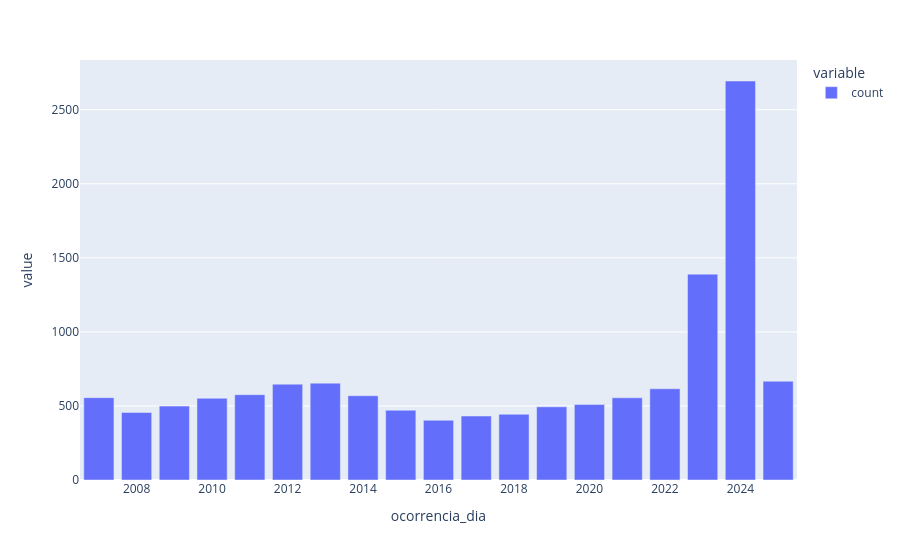

The code cell stored with this chart in its notebook:
### Markdown cell above
Observando o gráfico, nota-se que a maioria das ocorrências encontra-se na categoria "Incidentes". No entanto, os registros na base de dados começam por 2007 e é sabido que desde então o perfil da aviação no Brasil passou por inúmeras mudanças. Para trazer um pouco mais de clareza para essa distribuição, vamos primeiro olhar para a evolução dos números de ocorrências registradas ano a ano, e então, para cada ano, focar na proporção acidentes e incidentes

### Code cell
#TRATAMENTO DOS DADOS: Originalmente essa coluna era do tipo string, no entanto para melhor analisar e manipular os dados
# o tipo de dados da coluna foi alterado para datetime usando recursos da biblioteca pandas
from narwhals._compliant import group_by


df_ocorrencia['ocorrencia_dia'] = pd.to_datetime(
    df_ocorrencia['ocorrencia_dia'],
    format='%d/%m/%Y',
    dayfirst=True,
    errors='coerce'
)

#evolução dos regitros das ocorrências por ano
years = df_ocorrencia['ocorrencia_dia'].dt.year
count_ocorr_ano = years.value_counts().sort_index()

ocorrencias_por_ano = ptex.bar(count_ocorr_ano)
ocorrencias_por_ano.show()

#Distribuição por ano de quantas ocorrencias foram acidentes e quantas ocorrências foram incidentes
df_valid = df_ocorrencia[df_ocorrencia['ocorrencia_dia'].notna()].copy()
df_valid['ano'] = df_valid['ocorrencia_dia'].dt.year

grouped_counts = (
    df_valid
    .groupby(['ano', 'ocorrencia_classificacao'])
    .size()
)

tabela = grouped_counts.unstack(fill_value=0).sort_index()

ax = tabela.plot(
    kind='bar',
    stacked=True,
    figsize=(10, 6)
)
ax.set_xlabel('Ano')
ax.set_ylabel('Número de ocorrências')
ax.set_title('Ocorrências por ano e classificação')
plt.xticks(rotation=0)  # years horizontal (optional)
plt.tight_layout()
plt.show()

### Figure 1 — Plotly figure (JSON) as saved in the notebook; plotly's stock layout.template omitted (floating-point values rounded to 4 significant figures)
{"data": [{"hovertemplate": "variable=count<br>ocorrencia_dia=%{x}<br>value=%{y}<extra></extra>", "legendgroup": "count", "marker": {"color": "#636efa", "pattern": {"shape": ""}}, "name": "count", "orientation": "v", "showlegend": true, "textposition": "auto", "type": "bar", "x": [2007, 2008, 2009, 2010, 2011, 2012, 2013, 2014, 2015, 2016, 2017, 2018, 2019, 2020, 2021, 2022, 2023, 2024, 2025], "xaxis": "x", "y": [556, 456, 499, 552, 576, 647, 654, 569, 471, 403, 432, 444, 494, 510, 555, 616, 1390, 2694, 667], "yaxis": "y"}], "layout": {"barmode": "relative", "legend": {"title": {"text": "variable"}, "tracegroupgap": 0}, "margin": {"t": 60}, "xaxis": {"anchor": "y", "domain": [0, 1], "title": {"text": "ocorrencia_dia"}}, "yaxis": {"anchor": "x", "domain": [0, 1], "title": {"text": "value"}}}}
